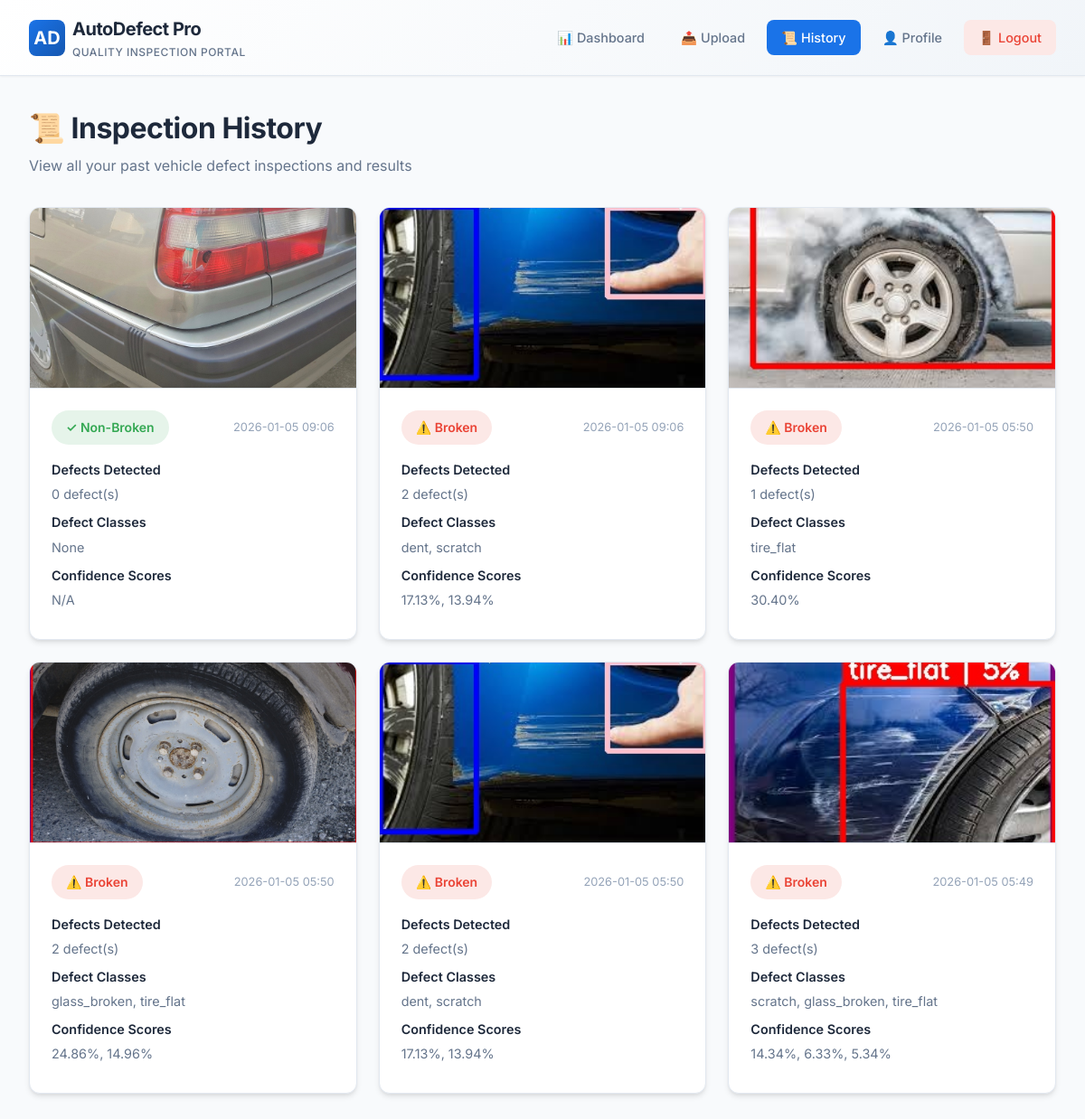
Screenshot of /history (signed in) with the database file from the repository.
### tables this page shows
CREATE TABLE detection_history (
            id INTEGER PRIMARY KEY AUTOINCREMENT,
            user_id INTEGER NOT NULL,
            original_image TEXT NOT NULL,
            result_image TEXT NOT NULL,
            vehicle_status TEXT NOT NULL,
            defect_classes TEXT,
            confidence_scores TEXT,
            detection_count INTEGER DEFAULT 0,
            timestamp TIMESTAMP DEFAULT CURRENT_TIMESTAMP,
            FOREIGN KEY (user_id) REFERENCES users (id)
        );

### app.py (the view)
@app.route("/history")
def history():
    if "user_id" not in session:
        return redirect(url_for("login"))
    conn = get_db_connection()
    records = conn.execute(
        """SELECT * FROM detection_history
           WHERE user_id = ?
           ORDER BY timestamp DESC""",
        (session["user_id"],)
    ).fetchall()
    conn.close()
    return render_template(
        "history.html",
        username=session["username"],
        records=records
    )

### app.py (called while the page is built)
def get_db_connection():
    conn = sqlite3.connect(DATABASE_PATH)
    conn.row_factory = sqlite3.Row
    return conn

### templates/history.html (shortened to what this page needs)
{% extends "base.html" %}
{% block content %}
<div class="main-container">
    <div class="page-header">
        <h1 class="page-title">📜 Inspection History</h1>
        <p class="page-subtitle">View all your past vehicle defect inspections and results</p>
    </div>
    {% if records %}
    <div class="history-grid">
        {% for record in records %}
        <div class="history-card">
            <img src="{{ url_for('static', filename='results/' + record['result_image']) }}" class="history-card-image"
                alt="Inspection {{ record['id'] }}">
            <div class="history-card-body">
                <div class="history-card-header">
                    <span
                        class="status-badge {% if record['vehicle_status'] == 'Broken' %}broken{% else %}non-broken{% endif %}">
                        {% if record['vehicle_status'] == 'Broken' %}⚠️{% else %}✓{% endif %}
                        {{ record['vehicle_status'] }}
                    </span>
                    <span class="history-card-timestamp">{{ record['timestamp'][:16] }}</span>
                </div>
                <dl class="history-card-details">
                    <dt>Defects Detected</dt>
                    <dd>{{ record['detection_count'] }} defect(s)</dd>
                    <dt>Defect Classes</dt>
                    <dd>{{ record['defect_classes'] or 'None detected' }}</dd>
                    <dt>Confidence Scores</dt>
                    <dd>{{ record['confidence_scores'] or 'N/A' }}</dd>
                </dl>
            </div>
        </div>
        {% endfor %}
    </div>
    {% endif %}
</div>
{% endblock %}

### static/css/style.css (style rules this page uses)
:root { --primary-blue: #1a73e8; --primary-blue-dark: #1557b0; --primary-blue-light: #e8f0fe; --status-success: #34a853; --status-success-light: #e6f4ea; --status-danger: #ea4335; --status-danger-light: #fce8e6; --status-warning: #fbbc04; --status-warning-light: #fef7e0; --status-info: #4285f4; --status-info-light: #e8f0fe; --bg-primary: #f8fafc; --bg-secondary: #ffffff; --bg-tertiary: #f1f5f9; --text-primary: #1e293b; --text-secondary: #64748b; --text-muted: #94a3b8; --border-color: #e2e8f0; --border-color-dark: #cbd5e1; --shadow-sm: 0 1px 2px 0 rgba(0, 0, 0, 0.05); --shadow-md: 0 4px 6px -1px rgba(0, 0, 0, 0.1), 0 2px 4px -1px rgba(0, 0, 0, 0.06); --shadow-lg: 0 10px 15px -3px rgba(0, 0, 0, 0.1), 0 4px 6px -2px rgba(0, 0, 0, 0.05); --shadow-xl: 0 20px 25px -5px rgba(0, 0, 0, 0.1), 0 10px 10px -5px rgba(0, 0, 0, 0.04); --font-primary: 'Inter', -apple-system, BlinkMacSystemFont, 'Segoe UI', Roboto, sans-serif; --font-mono: 'JetBrains Mono', 'Fira Code', monospace; --space-xs: 0.25rem; --space-sm: 0.5rem; --space-md: 1rem; --space-lg: 1.5rem; --space-xl: 2rem; --space-2xl: 3rem; --radius-sm: 4px; --radius-md: 8px; --radius-lg: 12px; --radius-xl: 16px; --radius-full: 9999px; --transition-fast: 150ms ease; --transition-normal: 250ms ease; --transition-slow: 350ms ease; }
*, *::before, *::after { box-sizing: border-box; margin: 0; padding: 0; }
html { font-size: 16px; scroll-behavior: smooth; }
body { font-family: var(--font-primary); background-color: var(--bg-primary); color: var(--text-primary); line-height: 1.6; min-height: 100vh; }
img { max-width: 100%; height: auto; display: block; }
.main-container { max-width: 1400px; margin: 0 auto; padding: var(--space-xl); }
.page-header { margin-bottom: var(--space-xl); }
.page-title { font-size: 2rem; font-weight: 700; color: var(--text-primary); margin-bottom: var(--space-xs); letter-spacing: -0.5px; }
.page-subtitle { font-size: 1rem; color: var(--text-secondary); }
.status-badge { display: inline-flex; align-items: center; gap: var(--space-xs); padding: var(--space-sm) var(--space-md); border-radius: var(--radius-full); font-weight: 600; font-size: 0.875rem; }
.status-badge.broken { background: var(--status-danger-light); color: var(--status-danger); }
.status-badge.non-broken { background: var(--status-success-light); color: var(--status-success); }
.history-grid { display: grid; grid-template-columns: repeat(auto-fill, minmax(320px, 1fr)); gap: var(--space-lg); }
.history-card { background: var(--bg-secondary); border-radius: var(--radius-lg); border: 1px solid var(--border-color); overflow: hidden; box-shadow: var(--shadow-md); transition: all var(--transition-normal); }
.history-card-image { width: 100%; height: 200px; object-fit: cover; border-bottom: 1px solid var(--border-color); }
.history-card-body { padding: var(--space-lg); }
.history-card-header { display: flex; justify-content: space-between; align-items: center; margin-bottom: var(--space-md); }
.history-card-timestamp { font-size: 0.8rem; color: var(--text-muted); }
.history-card-details { font-size: 0.9rem; color: var(--text-secondary); }
.history-card-details dt { font-weight: 600; color: var(--text-primary); margin-bottom: var(--space-xs); }
.history-card-details dd { margin-bottom: var(--space-sm); margin-left: 0; }
.history-grid .history-card { animation: slideUp 0.5s ease forwards; opacity: 0; }
.history-grid .history-card:nth-child(1) { animation-delay: 0.1s; }
.history-grid .history-card:nth-child(2) { animation-delay: 0.15s; }
.history-grid .history-card:nth-child(3) { animation-delay: 0.2s; }
.history-grid .history-card:nth-child(4) { animation-delay: 0.25s; }
.history-grid .history-card:nth-child(5) { animation-delay: 0.3s; }
.history-grid .history-card:nth-child(6) { animation-delay: 0.35s; }

### rows the page displays
detection_history: result_image (picture), vehicle_status "Non-Broken", timestamp "2026-01-05 09:06", detection_count "0", defect_classes "None", confidence_scores "N/A"
detection_history: result_image (picture), vehicle_status "Broken", timestamp "2026-01-05 09:06", detection_count "2", defect_classes "dent, scratch", confidence_scores "17.13%, 13.94%"
detection_history: result_image (picture), vehicle_status "Broken", timestamp "2026-01-05 05:50", detection_count "1", defect_classes "tire_flat", confidence_scores "30.40%"
detection_history: result_image (picture), vehicle_status "Broken", timestamp "2026-01-05 05:50", detection_count "2", defect_classes "glass_broken, tire_flat", confidence_scores "24.86%, 14.96%"
detection_history: result_image (picture), vehicle_status "Broken", timestamp "2026-01-05 05:50", detection_count "2", defect_classes "dent, scratch", confidence_scores "17.13%, 13.94%"
detection_history: result_image (picture), vehicle_status "Broken", timestamp "2026-01-05 05:49", detection_count "3", defect_classes "scratch, glass_broken, tire_flat", confidence_scores "14.34%, 6.33%, 5.34%"
